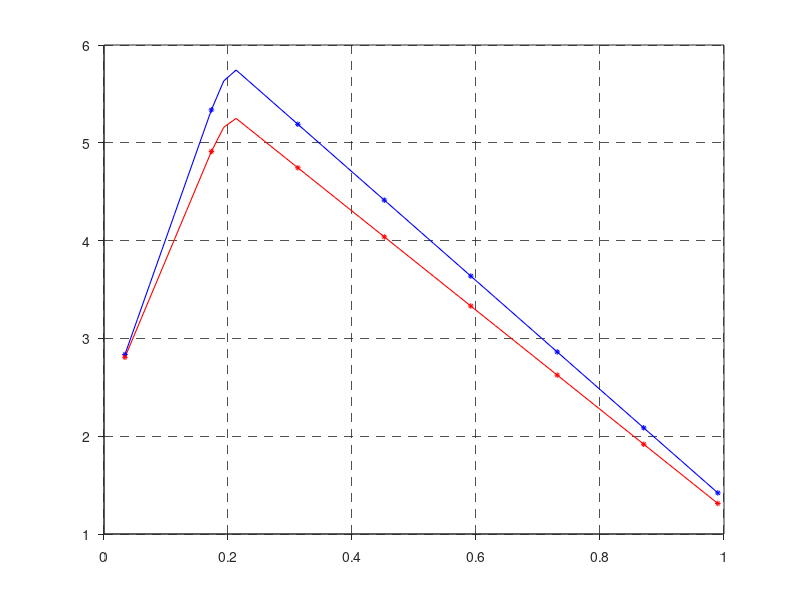

MATLAB code for this plot: (Note: this script raises an error after producing the figure.)
%% Compare chord and twist for GA static and GA dynamic
load('GA_mutation0.5_opt.mat');
chord_profile_case3 = cell2mat(Chord_profile);
twist_profile_case3 = Twist_profile+2.774201605;

points_chord_case3 = [chord_profile_case3(1:7:end), chord_profile_case3(end)];
points_twist_case3 = [twist_profile_case3(1:7:end), twist_profile_case3(end)];

load('dynamic_GA_opt.mat');
chord_profile_dynamicGA = cell2mat(Chord_profile);
twist_profile_dynamicGA = Twist_profile+ 1.17744515;

points_chord_dynamicGA = [chord_profile_dynamicGA(1:7:end), chord_profile_dynamicGA(end)];
points_twist_dynamicGA = [twist_profile_dynamicGA(1:7:end), twist_profile_dynamicGA(end)];

normalized_radius = Blade_radius/63;
points_radius = [normalized_radius(1:7:end), normalized_radius(end)];

figure(1)
plot(normalized_radius, chord_profile_case3, 'b-', 'LineWidth', 0.8); hold on;
plot(normalized_radius, chord_profile_dynamicGA, 'r-', 'LineWidth', 0.8);
plot(points_radius, points_chord_case3, 'b*', 'MarkerSize',4);
plot(points_radius, points_chord_dynamicGA, 'r*', 'MarkerSize',4);

grid on
a = gca;
% set box property to off and remove background color
set(a,'box','off','color','none')
% create new, empty axes with box but without ticks
b = axes('Position',get(a,'Position'),'box','on','xtick',[],'ytick',[]);
% set original axes as active
axes(a)
% link axes in case of zooming
linkaxes([a b])
set(gca,'GridLineStyle','--')
set(gca,'GridAlpha',0.8)
set(gca,'TickDir','out');

axesH = gca;
axesH.XAxis.TickLabelInterpreter = 'latex';
axesH.XAxis.TickLabelFormat      = '\\textbf{%g}';
axesH.YAxis.TickLabelInterpreter = 'latex';
axesH.YAxis.TickLabelFormat      = '\\textbf{%g}';

%ax.GridAlpha = 1;
ylabel('\textbf{Chord distribution (m)}','Interpreter','latex');
xlabel('\textbf{Normalized blade radius (-)}','Interpreter','latex');
legend('\textbf{Static model}', '\textbf{Dynamic model}','Interpreter','latex'); 

figure(2)
plot(normalized_radius, twist_profile_case3, 'b-', 'LineWidth', 0.8); hold on;
plot(normalized_radius, twist_profile_dynamicGA, 'r-', 'LineWidth', 0.8);
plot(points_radius, points_twist_case3, 'b*', 'MarkerSize',4);
plot(points_radius, points_twist_dynamicGA, 'r*', 'MarkerSize',4);

grid on
a = gca;
% set box property to off and remove background color
set(a,'box','off','color','none')
% create new, empty axes with box but without ticks
b = axes('Position',get(a,'Position'),'box','on','xtick',[],'ytick',[]);
% set original axes as active
axes(a)
% link axes in case of zooming
linkaxes([a b])
set(gca,'GridLineStyle','--')
set(gca,'GridAlpha',0.8)
set(gca,'TickDir','out');

axesH = gca;
axesH.XAxis.TickLabelInterpreter = 'latex';
axesH.XAxis.TickLabelFormat      = '\\textbf{%g}';
axesH.YAxis.TickLabelInterpreter = 'latex';
axesH.YAxis.TickLabelFormat      = '\\textbf{%g}';

%ax.GridAlpha = 1;
ylabel('\textbf{Twist distribution ($^\circ$)}','Interpreter','latex');
xlabel('\textbf{Normalized blade radius (-)}','Interpreter','latex');
legend('\textbf{Static model}', '\textbf{Dynamic model}','Interpreter','latex'); 
ylim([0 20]);


%% plot flapwise and edgewise moment for the static and dynamic design
load('DLC1.3_static_opt.mat');

flapwise_moment_static = RootMFlp1;
edgewise_moment_static = RootMEdg1;
rotor_thrust_static = RotThrust;

deflection_static = 1.1*OoPDefl1;

load('DLC1.3_dynamic_opt.mat');

flapwise_moment_dynamic = RootMFlp1;
edgewise_moment_dynamic = RootMEdg1;
rotor_thrust_dynamic = RotThrust;

deflection_dynamic = 1.1*OoPDefl1;


figure(1)
plot(Time,deflection_static, 'b-'); hold on;
plot(Time, deflection_dynamic,'r-');

grid on
a = gca;
% set box property to off and remove background color
set(a,'box','off','color','none')
% create new, empty axes with box but without ticks
b = axes('Position',get(a,'Position'),'box','on','xtick',[],'ytick',[]);
% set original axes as active
axes(a)
% link axes in case of zooming
linkaxes([a b])
set(gca,'GridLineStyle','--')
set(gca,'GridAlpha',0.8)
set(gca,'TickDir','out');

axesH = gca;
axesH.XAxis.TickLabelInterpreter = 'latex';
axesH.XAxis.TickLabelFormat      = '\\textbf{%g}';
axesH.YAxis.TickLabelInterpreter = 'latex';
axesH.YAxis.TickLabelFormat      = '\\textbf{%g}';

ylim([1.5 7.5])




%ax.GridAlpha = 1;
ylabel('\textbf{Tip deflection (m)}','Interpreter','latex');
xlabel('\textbf{Simulation time (s)}','Interpreter','latex');
legend('\textbf{Static$_{opt}$}', '\textbf{Dynamic$_{opt}$}','Interpreter','latex'); 

figure(2)
plot(Time,flapwise_moment_static, 'b-'); hold on;
plot(Time,flapwise_moment_dynamic,'r-');

grid on
a = gca;
% set box property to off and remove background color
set(a,'box','off','color','none')
% create new, empty axes with box but without ticks
b = axes('Position',get(a,'Position'),'box','on','xtick',[],'ytick',[]);
% set original axes as active
axes(a)
% link axes in case of zooming
linkaxes([a b])
set(gca,'GridLineStyle','--')
set(gca,'GridAlpha',0.8)
set(gca,'TickDir','out');


%ax.GridAlpha = 1;
ylabel('Root Flapwise Moment (kNm)','Interpreter','latex');
xlabel('Simulation time (s)','Interpreter','latex');
legend('Static$_{opt}$', '$Dynamic$_{opt}$','Interpreter','latex'); 

figure(3)
plot(Time,rotor_thrust_static, 'b-'); hold on;
plot(Time,rotor_thrust_dynamic,'r-');


grid on
a = gca;
% set box property to off and remove background color
set(a,'box','off','color','none')
% create new, empty axes with box but without ticks
b = axes('Position',get(a,'Position'),'box','on','xtick',[],'ytick',[]);
% set original axes as active
axes(a)
% link axes in case of zooming
linkaxes([a b])
set(gca,'GridLineStyle','--')
set(gca,'GridAlpha',0.8)
set(gca,'TickDir','out');

axesH = gca;
axesH.XAxis.TickLabelInterpreter = 'latex';
axesH.XAxis.TickLabelFormat      = '\\textbf{%g}';
axesH.YAxis.TickLabelInterpreter = 'latex';
axesH.YAxis.TickLabelFormat      = '\\textbf{%g}';


%ax.GridAlpha = 1;
ylabel('\textbf{Rotor Thrust (kN)}','Interpreter','latex');
xlabel('\textbf{Simulation time (s)}','Interpreter','latex');
legend('\textbf{Static$_{opt}$}', '\textbf{Dynamic$_{opt}$}','Interpreter','latex'); 

ylim([500 850])

figure(4)
plot(Time,edgewise_moment_static, 'b-'); hold on;
plot(Time,edgewise_moment_dynamic,'r-');

grid on
a = gca;
% set box property to off and remove background color
set(a,'box','off','color','none')
% create new, empty axes with box but without ticks
b = axes('Position',get(a,'Position'),'box','on','xtick',[],'ytick',[]);
% set original axes as active
axes(a)
% link axes in case of zooming
linkaxes([a b])
set(gca,'GridLineStyle','--')
set(gca,'GridAlpha',0.8)
set(gca,'TickDir','out');


%ax.GridAlpha = 1;
ylabel('Root Edgewise Moment (kNm)','Interpreter','latex');
xlabel('Simulation time (s)','Interpreter','latex');
legend('Static$_{opt}$', 'Dynamic$_{opt}$','Interpreter','latex'); 
